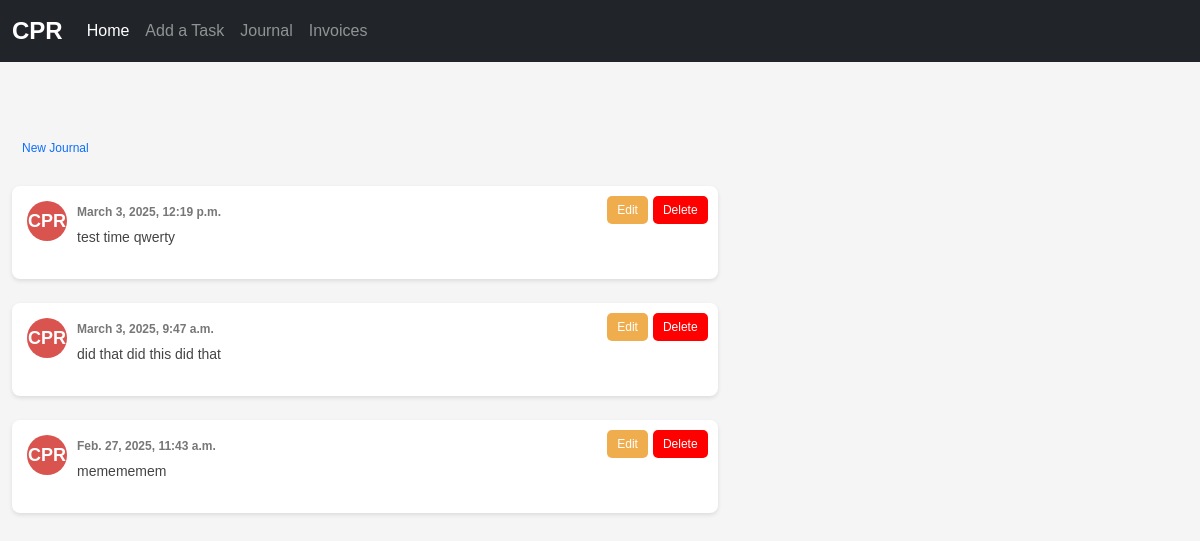
/journal (signed in), run on the app's committed database.
### task_app/models.py (models this page shows, shortened)
class Journal(models.Model):
	owner = models.ForeignKey(User, null=True, on_delete=models.SET_NULL)
	title = models.TextField(blank=True, null=True)
	notes = models.TextField(blank=False, null=False)
	date_created = models.DateTimeField(auto_now_add=True)

### task_app/views.py (the view)
# urls.py: path('journal', views.thread, name="journal"),
@login_required(login_url='login')
def thread(request):
    get_user = request.user
    pst_tz = pytz.timezone("America/Los_Angeles")
    all_threads = Journal.objects.order_by("-id")[:10]
    for thread in all_threads:
        if thread.date_created.tzinfo is None:
            thread.date_created = pytz.utc.localize(thread.date_created)
        thread.date_created = thread.date_created.astimezone(pst_tz)
        print(f"Converted date: {thread.date_created}")  # Debugging output
    context = {
        "all_threads": all_threads,
        "get_user": get_user,
    }
    return render(request, "thread.html", context)

### task_app/templates/thread.html (shortened to what this page needs)
{% extends "base.html" %}
{% block content %}
    <a href="{% url 'add_journal' %}" class="btn btn-outline-primary">New Journal</a></br></br>
    {% for thread in all_threads %}
    <div class="comment-box">
        {% if thread.owner.first_name %}
           <div class="profile-icon">{{ thread.owner.first_name|default:''|slice:":1" }}{{ thread.owner.last_name|default:''|slice:":1" }}</div>
        {% else %}
           <div class="profile-icon">CPR</div>
        {% endif %}
        <div class="comment-content">
            {% if thread.owner %}
                <div class="comment-header">{{ thread.owner }}<span class="timestamp"> {{ thread.date_created }}</span></div>
            {% else %}
                <div class="comment-header"><span class="timestamp"> {{ thread.date_created }}</span></div>
            {% endif %}
            <div class="comment-text">
                <strong></strong><p> {{ thread.notes }}</p>
            </div>
        </div>
        <div class="action-buttons">
            <a href="{% url 'update_journal' thread.id %}" class="btn edit-btn">Edit</a>
            <form method="POST" action="{% url 'delete_journal' thread.id %}">
                <button type="submit" class="btn delete-btn">Delete</button>
            </form>
        </div>
    </div></br>
    {% endfor %}
{% endblock %}

### task_app/templates/thread.html (style rules this page uses)
body { font-family: Arial, sans-serif; background-color: #f5f5f5; }
.comment-box { background: white; border-radius: 8px; padding: 15px; box-shadow: 0 2px 4px rgba(0, 0, 0, 0.1); display: flex; align-items: flex-start; width: 60%; position: relative; }
.profile-icon { width: 40px; height: 40px; background-color: #d9534f; color: white; font-weight: bold; font-size: 18px; display: flex; justify-content: center; align-items: center; border-radius: 50%; margin-right: 10px; flex-shrink: 0; }
.comment-content { flex-grow: 1; }
.comment-header { font-size: 14px; font-weight: bold; color: #333; }
.timestamp { font-size: 12px; color: #777; }
.comment-text { font-size: 14px; color: #444; margin-top: 5px; }
.action-buttons { position: absolute; top: 10px; right: 10px; display: flex; gap: 5px; }
.btn { padding: 5px 10px; border: none; border-radius: 5px; cursor: pointer; font-size: 12px; text-decoration: none; }
.edit-btn { background-color: #f0ad4e; color: white; }
.delete-btn { background-color: red; color: white; }

### data on the page
Journal: shows "CPR", date_created "March 3, 2025, 12:19 p.m.", notes "test time qwerty"
Journal: shows "CPR", date_created "March 3, 2025, 9:47 a.m.", notes "did that did this did that"
Journal: shows "CPR", date_created "Feb. 27, 2025, 11:43 a.m.", notes "memememem"
